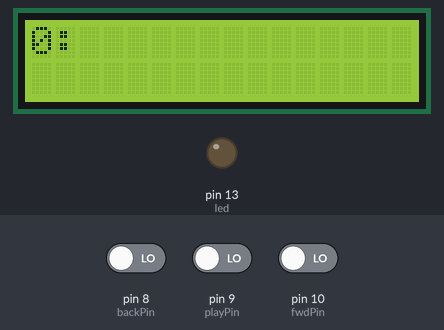
The sketch below on a simulated Arduino Mega 2560, built with avr-gcc and run on an emulated ATmega2560. On the bench: 16×2 character LCD, output pins drawn as LEDs (lit = HIGH). Dashed ring = blinking. The test bench sets the inputs (shaded band); at power-on: pin 9 (playPin) LOW, pin 8 (backPin) LOW, pin 10 (fwdPin) LOW. Storage starts empty; the audio player accepts every command and is not drawn; what the sketch prints to the serial monitor is not drawn.

Above: at 1.2 s.
1.3 s: pin 9 (playPin) driven HIGH
At 1.7 s:
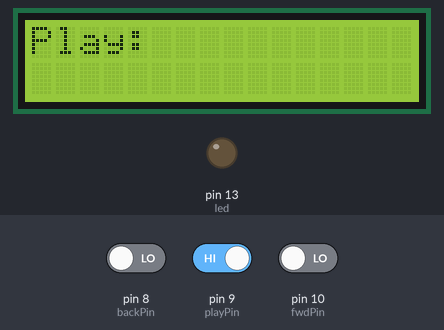
At 2.2 s:
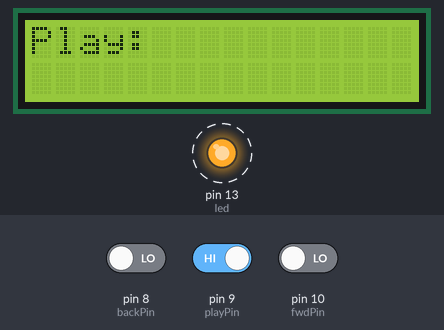
4.3 s: pin 8 (backPin) driven HIGH
At 6.6 s:
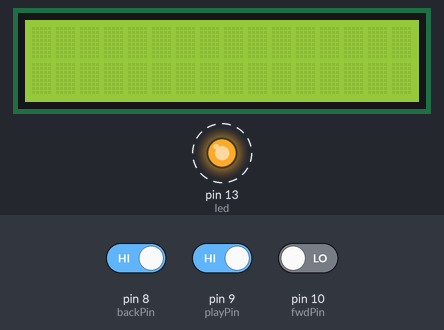
Timing chart, 0 to 12.3 s (numbered marks = the images above; inputs shaded):
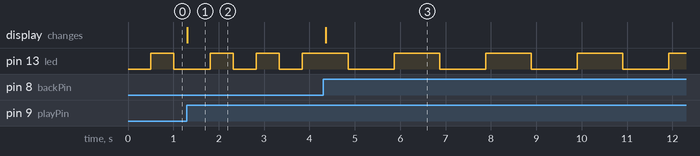

The sketch:

SD-LCD-WAV-PLAYER.ino
```cpp
#include <Wire.h>
#include <LiquidCrystal_I2C.h>
#include <SD.h>
#include <SPI.h>
#include <TMRpcm.h>

TMRpcm tmrpcm;   // create an object for use in this sketch

unsigned long time = 0;

const byte playPin = 9;
const byte fwdPin = 10;
const byte backPin = 8;
String filenames[10];
int count = 0;
File root;
int pos =0;
#define I2C_ADDR 0x3F

LiquidCrystal_I2C lcd(I2C_ADDR, 2, 1, 0, 4, 5, 6, 7);

int led = 13;

void setup () {
  tmrpcm.speakerPin = 46;
  pinMode(playPin, INPUT);
  pinMode(fwdPin, INPUT);
  pinMode(backPin, INPUT);
  lcd.begin(16, 2);//16 columns 2 rows for 1602A

  lcd.setBacklightPin(3, POSITIVE);
  //lcd.setBacklight(HIGH); // NOTE: You can turn the backlight off by setting it to LOW instead of HIGH
  lcd.setBacklight(HIGH);
  lcd.clear(); // clean screen and sets cursor to (0,0)
  // initialize the digital pin as an output.
  // will not blink without it
  pinMode(led, OUTPUT);
  Serial.begin(9600);
  while (!Serial) {
    ; // wait for serial port to connect. Needed for native USB port only
  }
    Serial.print("Initializing SD card...");

  if (!SD.begin(4)) {
    Serial.println("initialization failed!");
    return;
  }
  Serial.println("initialization done.");

  root = SD.open("/");

  printDirectory(root, 0);

  Serial.println("done!");

}


void loop() {
  if(digitalRead(playPin) == HIGH){
    lcd.clear();
      lcd.setCursor(0, 0);
      //lcd.print(filenames[1]);
      String lcdpr = "Play:";
      lcdpr = lcdpr + filenames[pos];
      lcd.print(lcdpr);
      delay(500);
      //tmrpcm.setVolume(0);
      tmrpcm.quality(1);
      String playfile = filenames[pos];
      Serial.println(playfile);
      char pfile[12];
      playfile.toCharArray(pfile, playfile.length() +1);
      tmrpcm.play(pfile);
  }
  if(digitalRead(fwdPin) == HIGH){
    if (pos < count -1){
      pos = pos + 1;
    } else {
      pos = 0;
    }
      Serial.begin(9600);
      Serial.println(filenames[pos]);
      lcd.clear();
      lcd.setCursor(0, 0);
      String lcdpr = (String)pos + ":";
      lcdpr = lcdpr + filenames[pos];
      lcd.print(lcdpr);
      delay(500);

  }
    if(digitalRead(backPin) == HIGH){
    if (pos > 0){
      pos = pos - 1;
    } else {
      pos = count -1;
    }
      Serial.begin(9600);
      Serial.println(filenames[pos]);
      lcd.clear();
      lcd.setCursor(0, 0);
      String lcdpr = (String)pos + ":";
      lcdpr = lcdpr + filenames[pos];
      lcd.print(lcdpr);
      delay(500);
  }
    //blink the LED manually to demonstrate music playback is independant of main loop
  if(tmrpcm.isPlaying() && millis() - time > 50 ) {
      digitalWrite(13,!digitalRead(13));
      time = millis();
  }else
  if(millis() - time > 500){
    digitalWrite(13,!digitalRead(13));
    time = millis();
  }


  if(Serial.available()){
    switch(Serial.read()){
    case 'd': tmrpcm.play("music"); break;
    case 'P': tmrpcm.play("temple"); break;
    case 't': tmrpcm.play("catfish"); break;
    case 'p': tmrpcm.pause(); break;
    case '?': if(tmrpcm.isPlaying()){ Serial.println("A wav file is being played");} break;
    case 'S': tmrpcm.stopPlayback(); break;
    case '=': tmrpcm.volume(1); break;
    case '-': tmrpcm.volume(0); break;
    case '0': tmrpcm.quality(0); break;
    case '1': tmrpcm.quality(1); break;
    default: break;
    }
  }
}
void printDirectory(File dir, int numTabs) {


    while (true) {

      File entry =  dir.openNextFile();
      if (! entry) {
        // no more files
        break;
      }
      //check if its a wav file
      if (isWav(entry.name())){
      //get the filename in the form of a string
      String strName = getName(entry.name());
      //add the filename to the filename array.
      filenames[count] = strName;
      count = count + 1;
      delay(1000);
      lcd.setBacklight(HIGH);
      }
      entry.close();
    }
    //just to test the array worked
    for (int i = 0; i < count; i++){

      Serial.println(filenames[i]);
    }
      lcd.setCursor(0, 0);
      String lcdpr = (String)pos + ":";
      lcdpr = lcdpr + filenames[pos];
      lcd.print(lcdpr);
  }
  bool isWav(char* filename){
    int8_t len = strlen(filename);
    bool result;
    if ( strstr(strlwr(filename + (len - 4)), ".wav")){
      result = true;
    } else {
      result = false;
    } return result;
  }
  String getName(char* filename){
    String strName = (String) filename;
    return strName;
  }
```

Measured:
- after the input at 1.3 s, the display: changes at once (image 1)
- after the input at 4.3 s, pin 13 (led): alternates HIGH for 1.0 s and LOW for 1.0 s, starting after 0.56 s; the display: changes after 0.06 s (image 3)
- by itself, pin 13 (led): alternates HIGH for 0.51 s and LOW for 0.51 s
